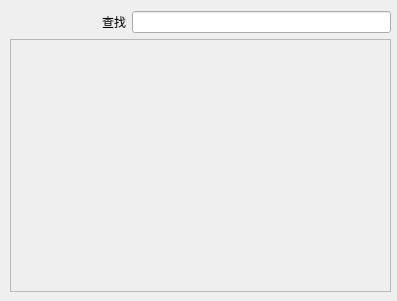
<?xml version="1.0" encoding="UTF-8"?>
<ui version="4.0">
 <class>GalleryCategoryWindow</class>
 <widget class="QWidget" name="GalleryCategoryWindow">
  <property name="geometry">
   <rect>
    <x>0</x>
    <y>0</y>
    <width>397</width>
    <height>301</height>
   </rect>
  </property>
  <property name="minimumSize">
   <size>
    <width>200</width>
    <height>200</height>
   </size>
  </property>
  <property name="windowTitle">
   <string>素材库目录</string>
  </property>
  <property name="windowIcon">
   <iconset resource="orion2.qrc">
    <normaloff>:/images/unique32.png</normaloff>:/images/unique32.png</iconset>
  </property>
  <widget class="QWidget" name="layoutWidget">
   <property name="geometry">
    <rect>
     <x>10</x>
     <y>11</y>
     <width>381</width>
     <height>281</height>
    </rect>
   </property>
   <layout class="QVBoxLayout" name="verticalLayout">
    <item>
     <layout class="QHBoxLayout" name="horizontalLayout">
      <item>
       <widget class="QPushButton" name="addpushButton">
        <property name="toolTip">
         <string>添加图片</string>
        </property>
        <property name="text">
         <string/>
        </property>
        <property name="icon">
         <iconset resource="orion2.qrc">
          <normaloff>:/images/add.png</normaloff>:/images/add.png</iconset>
        </property>
        <property name="flat">
         <bool>true</bool>
        </property>
       </widget>
      </item>
      <item>
       <widget class="QPushButton" name="importpushButton">
        <property name="toolTip">
         <string>从目录导入素材</string>
        </property>
        <property name="text">
         <string/>
        </property>
        <property name="icon">
         <iconset resource="orion2.qrc">
          <normaloff>:/images/import.png</normaloff>:/images/import.png</iconset>
        </property>
        <property name="flat">
         <bool>true</bool>
        </property>
       </widget>
      </item>
      <item>
       <widget class="QLabel" name="label">
        <property name="text">
         <string>查找</string>
        </property>
       </widget>
      </item>
      <item>
       <widget class="QLineEdit" name="filterineEdit"/>
      </item>
     </layout>
    </item>
    <item>
     <layout class="QHBoxLayout" name="horizontalLayout_2">
      <item>
       <widget class="QScrollArea" name="scrollArea">
        <property name="widgetResizable">
         <bool>true</bool>
        </property>
        <widget class="QWidget" name="scrollAreaWidgetContents">
         <property name="geometry">
          <rect>
           <x>0</x>
           <y>0</y>
           <width>375</width>
           <height>243</height>
          </rect>
         </property>
        </widget>
       </widget>
      </item>
     </layout>
    </item>
   </layout>
  </widget>
 </widget>
 <resources>
  <include location="orion2.qrc"/>
 </resources>
 <connections/>
</ui>
